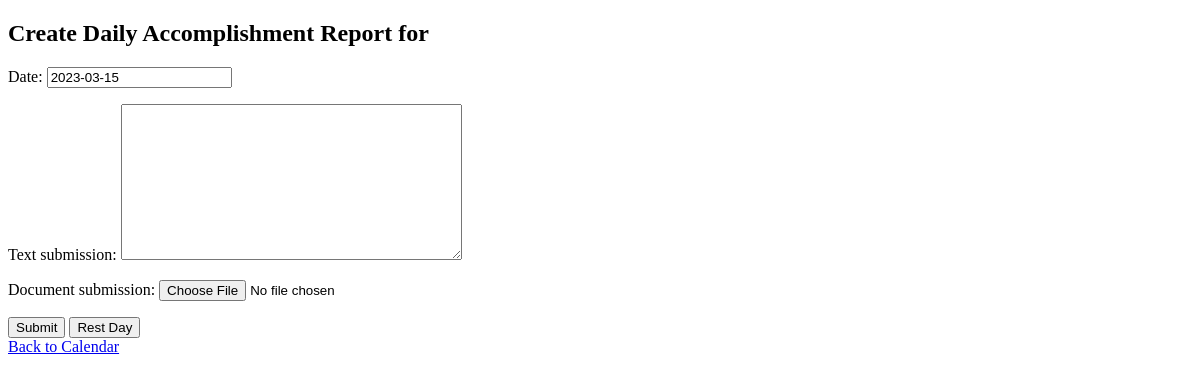
The app's page /internship/internship/daily-accomplishment-create/2023-03-15/ (signed in), older data.
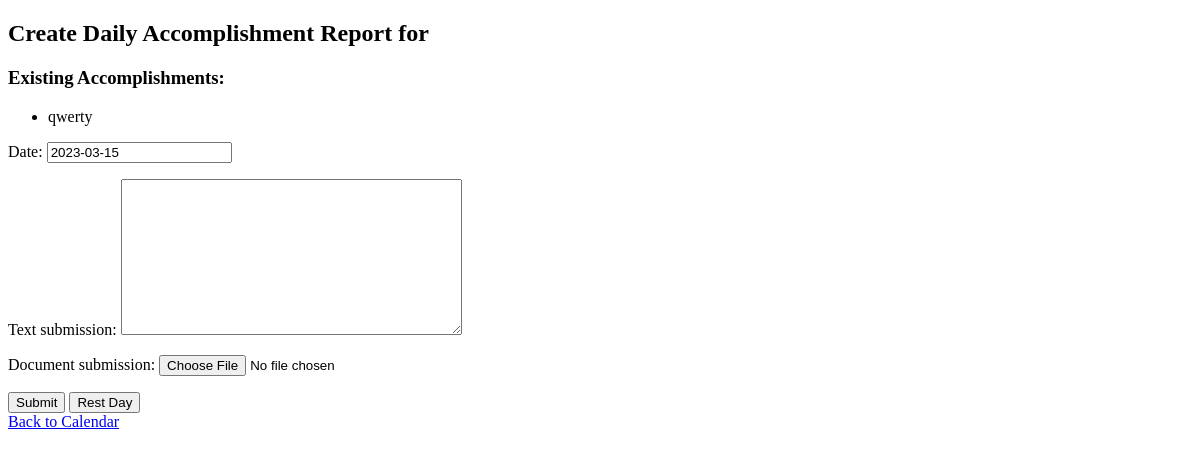
The same page, newer data.
### internship/models.py (models this page shows, shortened)
class DailyAccomplishment(models.Model):
    interns_calendar = models.ForeignKey(InternsCalendar, on_delete=models.CASCADE)
    submitted_by = models.ForeignKey(intern, on_delete=models.CASCADE, default=1)
    date = models.DateField()
    is_rest_day = models.BooleanField(default=False)
    text_submission = models.TextField()
    document_submission = models.FileField(upload_to='documents/',null=True, blank=True)

### internship/views.py (the view)
# urls.py: path('internship/daily-accomplishment-create/<str:date>/', views.daily_accomplishment_create, name='daily_accomplishment_create'),
def daily_accomplishment_create(request, date=None):
    user = request.user  # Assuming user is authenticated
    interns_calendar = InternsCalendar.objects.filter(user=user).last()
    accomplishments = DailyAccomplishment.objects.filter(interns_calendar=interns_calendar, date=date)
    if request.method == 'POST':
        form = DailyAccomplishmentForm(request.POST, request.FILES)
        if form.is_valid():
            if 'rest_day' in request.POST:
                daily_accomplishment = DailyAccomplishment(
                    interns_calendar=interns_calendar,
                    date=date,
                    submitted_by=user,
                    is_rest_day=True  # Set the rest day flag
                )
                daily_accomplishment.save()
                messages.success(request, "This day is marked as a rest day.")
            else:
                daily_accomplishment = form.save(commit=False)
                daily_accomplishment.interns_calendar = interns_calendar
                daily_accomplishment.date = date
                daily_accomplishment.submitted_by = user
                daily_accomplishment.save()
                messages.success(request, "Daily accomplishment report submitted.")
            return redirect('calendar_view')
    else:
        form = DailyAccomplishmentForm(initial={'date': date})
    return render(request, 'internship_calendar/daily_accomplishment_create.html',
                  {'form': form, 'date': date, 'accomplishments': accomplishments})

### internship/forms.py
class DailyAccomplishmentForm(forms.ModelForm):
    class Meta:
        model = DailyAccomplishment
        fields = ['date', 'text_submission', 'document_submission']
    def __init__(self, *args, **kwargs):
        super(DailyAccomplishmentForm, self).__init__(*args, **kwargs)
        self.fields['text_submission'].required = False

### templates/internship_calendar/daily_accomplishment_create.html (shortened to what this page needs)
{% load static %}
<!DOCTYPE html>
<html lang="en">
<head>
</head>
<body>
{% block content %}
  <h2>Create Daily Accomplishment Report for {{ selected_date|date:"F d, Y" }}</h2>
  {% if accomplishments %}
    <h3>Existing Accomplishments:</h3>
    <ul>
      {% for accomplishment in accomplishments %}
        <li>{{ accomplishment.text_submission }}</li>
      {% endfor %}
    </ul>
  {% endif %}
  <form method="post" enctype="multipart/form-data">
    {{ form.as_p }}
    <button type="submit">Submit</button>
    <button type="submit" name="rest_day" value="true">Rest Day</button>
  </form>
  <a href="{% url 'calendar_view' %}">Back to Calendar</a>
</body>
{% endblock %}
</html>

Row changes from the older to the newer data that the page shows:
added DailyAccomplishment: text_submission "qwerty"
Text that changed along with them:
text now shown: "Existing Accomplishments:"
